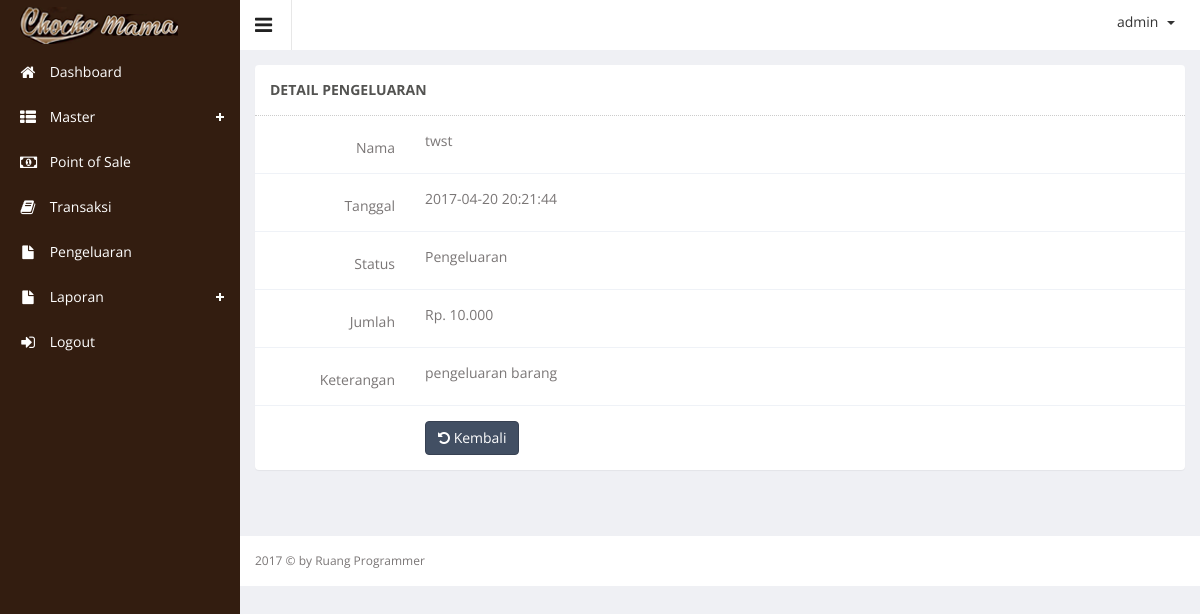
/index.php?hal=master/catatan/detail&id=5 (signed in), run on the app's committed database.
### tables this page shows
CREATE TABLE IF NOT EXISTS `note` (
`note_id` int(11) NOT NULL,
  `note_name` varchar(250) DEFAULT NULL,
  `note_status` enum('k','m') DEFAULT NULL,
  `note_price` int(11) DEFAULT NULL,
  `note_desc` text,
  `note_date` datetime DEFAULT NULL
);

### master/catatan/detail.php (the view, shortened to what this page needs)
<?php
$id = $_GET['id'];
$queryCatatan = mysql_query("SELECT * FROM note where note_id = '" . $id . "'");
$rowCatatan = mysql_fetch_array($queryCatatan);
?>
<div class="wrapper">
    <div class="row">
        <div class="col-lg-12">
            <section class="panel">
                <header class="panel-heading">
                    DETAIL PENGELUARAN
                </header>
                <div class="panel-body">
                    <div class=" form">
                        <form class="cmxform form-horizontal adminex-form" id="commentForm" method="POST"
                              enctype="multipart/form-data" action="?hal=master/catatan/list">
                            <div class="form-group ">
                                <label for="cname" class="control-label col-lg-2">Nama</label>
                                <div class="col-lg-10">
                                    <?php echo $rowCatatan['note_name'] ?>
                                </div>
                            </div>
                            <div class="form-group ">
                                <label for="cname" class="control-label col-lg-2">Tanggal </label>
                                <div class="col-lg-10">
                                    <?php echo $rowCatatan['note_date'] ?>
                                </div>
                            </div>
                            <div class="form-group ">
                                <label for="cemail" class="control-label col-lg-2">Status</label>
                                <div class="col-lg-10">
                                    <?php
                                    if ($rowCatatan['note_status'] == 'k') {
                                        ?>
                                        Pengeluaran
                                    <?php } elseif ($rowCatatan['note_status'] == 'm') { ?>
                                        Pemasukan
                                    <?php } ?>
                                </div>
                            </div>
                            <div class="form-group ">
                                <label for="cemail" class="control-label col-lg-2">Jumlah </label>
                                <div class="col-lg-10">Rp.
                                    <?php echo number_format($rowCatatan['note_price'], 0, ',', '.'); ?>
                                </div>
                            </div>
                            <div class="form-group ">
                                <label for="ccomment" class="control-label col-lg-2">Keterangan</label>
                                <div class="col-lg-10">
                                    <?php echo $rowCatatan['note_desc']; ?>
                                </div>
                            </div>
                            <div class="form-group">
                                <div class="col-lg-offset-2 col-lg-10">
                                    <button class="btn btn-primary" type="submit"><i class="fa fa-undo"></i> Kembali
                                    </button>
                                </div>
                            </div>
                        </form>
                    </div>
                </div>
            </section>
        </div>
    </div>
</div>

### data on the page
note: note_name "twst", note_date "2017-04-20 20:21:44", note_price "10.000", note_desc "pengeluaran barang"

### other printed values
$_SESSION['username'] "admin"
